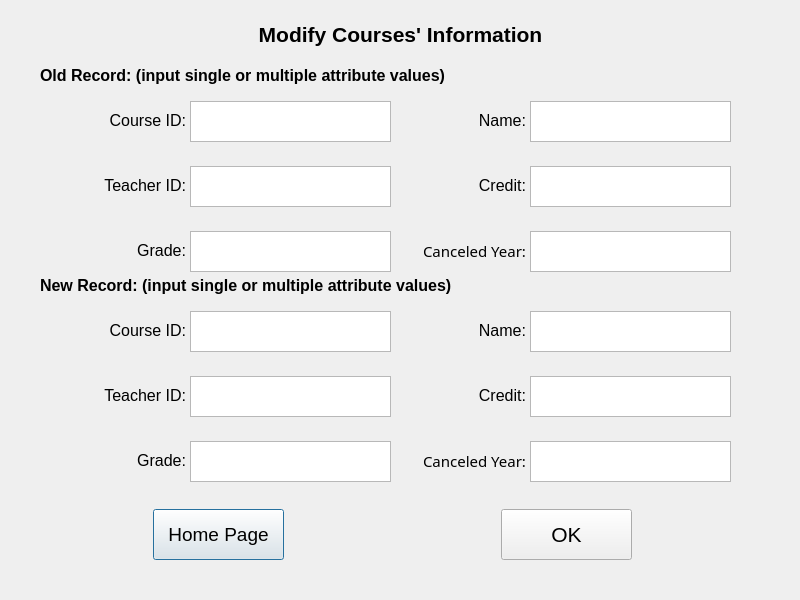
<?xml version="1.0" encoding="UTF-8"?>
<ui version="4.0">
 <class>Course_Modify</class>
 <widget class="QDialog" name="Course_Modify">
  <property name="geometry">
   <rect>
    <x>0</x>
    <y>0</y>
    <width>800</width>
    <height>600</height>
   </rect>
  </property>
  <property name="windowTitle">
   <string>Dialog</string>
  </property>
  <property name="styleSheet">
   <string notr="true">#Course_Modify{background-image: url(:/picture/bgp8.png);}</string>
  </property>
  <widget class="QPushButton" name="home">
   <property name="geometry">
    <rect>
     <x>153</x>
     <y>509</y>
     <width>131</width>
     <height>51</height>
    </rect>
   </property>
   <property name="font">
    <font>
     <pointsize>14</pointsize>
    </font>
   </property>
   <property name="text">
    <string>Home Page</string>
   </property>
  </widget>
  <widget class="QPushButton" name="ok">
   <property name="geometry">
    <rect>
     <x>501</x>
     <y>509</y>
     <width>131</width>
     <height>51</height>
    </rect>
   </property>
   <property name="font">
    <font>
     <pointsize>16</pointsize>
    </font>
   </property>
   <property name="text">
    <string>OK</string>
   </property>
  </widget>
  <widget class="QTextEdit" name="input_new_name">
   <property name="geometry">
    <rect>
     <x>530</x>
     <y>311</y>
     <width>201</width>
     <height>41</height>
    </rect>
   </property>
   <property name="font">
    <font>
     <family>Arial</family>
     <pointsize>12</pointsize>
    </font>
   </property>
  </widget>
  <widget class="QTextEdit" name="input_new_credit">
   <property name="geometry">
    <rect>
     <x>530</x>
     <y>376</y>
     <width>201</width>
     <height>41</height>
    </rect>
   </property>
   <property name="font">
    <font>
     <family>Arial</family>
     <pointsize>12</pointsize>
    </font>
   </property>
  </widget>
  <widget class="QLabel" name="label_new_tea_id">
   <property name="geometry">
    <rect>
     <x>75</x>
     <y>385</y>
     <width>111</width>
     <height>21</height>
    </rect>
   </property>
   <property name="font">
    <font>
     <pointsize>12</pointsize>
    </font>
   </property>
   <property name="text">
    <string>Teacher ID:</string>
   </property>
   <property name="alignment">
    <set>Qt::AlignRight|Qt::AlignTrailing|Qt::AlignVCenter</set>
   </property>
  </widget>
  <widget class="QTextEdit" name="input_new_grade">
   <property name="geometry">
    <rect>
     <x>190</x>
     <y>441</y>
     <width>201</width>
     <height>41</height>
    </rect>
   </property>
   <property name="font">
    <font>
     <family>Arial</family>
     <pointsize>12</pointsize>
    </font>
   </property>
  </widget>
  <widget class="QLabel" name="label_old_credit">
   <property name="geometry">
    <rect>
     <x>395</x>
     <y>175</y>
     <width>131</width>
     <height>21</height>
    </rect>
   </property>
   <property name="font">
    <font>
     <pointsize>12</pointsize>
    </font>
   </property>
   <property name="text">
    <string>Credit:</string>
   </property>
   <property name="alignment">
    <set>Qt::AlignRight|Qt::AlignTrailing|Qt::AlignVCenter</set>
   </property>
  </widget>
  <widget class="QTextEdit" name="input_old_name">
   <property name="geometry">
    <rect>
     <x>530</x>
     <y>101</y>
     <width>201</width>
     <height>41</height>
    </rect>
   </property>
   <property name="font">
    <font>
     <family>Arial</family>
     <pointsize>12</pointsize>
    </font>
   </property>
  </widget>
  <widget class="QLabel" name="label_old_grade">
   <property name="geometry">
    <rect>
     <x>45</x>
     <y>240</y>
     <width>141</width>
     <height>21</height>
    </rect>
   </property>
   <property name="font">
    <font>
     <pointsize>12</pointsize>
    </font>
   </property>
   <property name="text">
    <string>Grade:</string>
   </property>
   <property name="alignment">
    <set>Qt::AlignRight|Qt::AlignTrailing|Qt::AlignVCenter</set>
   </property>
  </widget>
  <widget class="QLabel" name="label_new_canceled_year">
   <property name="geometry">
    <rect>
     <x>395</x>
     <y>450</y>
     <width>131</width>
     <height>21</height>
    </rect>
   </property>
   <property name="font">
    <font>
     <family>SimSun-ExtB</family>
     <pointsize>11</pointsize>
    </font>
   </property>
   <property name="text">
    <string>Canceled Year:</string>
   </property>
   <property name="alignment">
    <set>Qt::AlignRight|Qt::AlignTrailing|Qt::AlignVCenter</set>
   </property>
  </widget>
  <widget class="QLabel" name="label_old_canceled_year">
   <property name="geometry">
    <rect>
     <x>395</x>
     <y>240</y>
     <width>131</width>
     <height>21</height>
    </rect>
   </property>
   <property name="font">
    <font>
     <family>SimSun-ExtB</family>
     <pointsize>11</pointsize>
    </font>
   </property>
   <property name="text">
    <string>Canceled Year:</string>
   </property>
   <property name="alignment">
    <set>Qt::AlignRight|Qt::AlignTrailing|Qt::AlignVCenter</set>
   </property>
  </widget>
  <widget class="QTextEdit" name="input_old_tea_id">
   <property name="geometry">
    <rect>
     <x>190</x>
     <y>166</y>
     <width>201</width>
     <height>41</height>
    </rect>
   </property>
   <property name="font">
    <font>
     <family>Arial</family>
     <pointsize>12</pointsize>
    </font>
   </property>
  </widget>
  <widget class="QTextEdit" name="input_new_tea_id">
   <property name="geometry">
    <rect>
     <x>190</x>
     <y>376</y>
     <width>201</width>
     <height>41</height>
    </rect>
   </property>
   <property name="font">
    <font>
     <family>Arial</family>
     <pointsize>12</pointsize>
    </font>
   </property>
  </widget>
  <widget class="QLabel" name="old_label">
   <property name="geometry">
    <rect>
     <x>40</x>
     <y>60</y>
     <width>601</width>
     <height>31</height>
    </rect>
   </property>
   <property name="font">
    <font>
     <pointsize>12</pointsize>
     <weight>75</weight>
     <bold>true</bold>
    </font>
   </property>
   <property name="text">
    <string>Old Record: (input single or multiple attribute values)</string>
   </property>
  </widget>
  <widget class="QLabel" name="title">
   <property name="geometry">
    <rect>
     <x>175</x>
     <y>4</y>
     <width>451</width>
     <height>61</height>
    </rect>
   </property>
   <property name="font">
    <font>
     <pointsize>16</pointsize>
     <weight>75</weight>
     <bold>true</bold>
    </font>
   </property>
   <property name="text">
    <string>Modify Courses' Information</string>
   </property>
   <property name="alignment">
    <set>Qt::AlignCenter</set>
   </property>
  </widget>
  <widget class="QLabel" name="label_old_tea_id">
   <property name="geometry">
    <rect>
     <x>75</x>
     <y>175</y>
     <width>111</width>
     <height>21</height>
    </rect>
   </property>
   <property name="font">
    <font>
     <pointsize>12</pointsize>
    </font>
   </property>
   <property name="text">
    <string>Teacher ID:</string>
   </property>
   <property name="alignment">
    <set>Qt::AlignRight|Qt::AlignTrailing|Qt::AlignVCenter</set>
   </property>
  </widget>
  <widget class="QTextEdit" name="input_old_canceled_year">
   <property name="geometry">
    <rect>
     <x>530</x>
     <y>231</y>
     <width>201</width>
     <height>41</height>
    </rect>
   </property>
   <property name="font">
    <font>
     <family>Arial</family>
     <pointsize>12</pointsize>
    </font>
   </property>
  </widget>
  <widget class="QTextEdit" name="input_new_cou_id">
   <property name="geometry">
    <rect>
     <x>190</x>
     <y>311</y>
     <width>201</width>
     <height>41</height>
    </rect>
   </property>
   <property name="font">
    <font>
     <family>Arial</family>
     <pointsize>12</pointsize>
    </font>
   </property>
  </widget>
  <widget class="QLabel" name="label_new_name">
   <property name="geometry">
    <rect>
     <x>415</x>
     <y>320</y>
     <width>111</width>
     <height>21</height>
    </rect>
   </property>
   <property name="font">
    <font>
     <pointsize>12</pointsize>
    </font>
   </property>
   <property name="text">
    <string>Name:</string>
   </property>
   <property name="alignment">
    <set>Qt::AlignRight|Qt::AlignTrailing|Qt::AlignVCenter</set>
   </property>
  </widget>
  <widget class="QTextEdit" name="input_old_credit">
   <property name="geometry">
    <rect>
     <x>530</x>
     <y>166</y>
     <width>201</width>
     <height>41</height>
    </rect>
   </property>
   <property name="font">
    <font>
     <family>Arial</family>
     <pointsize>12</pointsize>
    </font>
   </property>
  </widget>
  <widget class="QLabel" name="new_label">
   <property name="geometry">
    <rect>
     <x>40</x>
     <y>270</y>
     <width>611</width>
     <height>31</height>
    </rect>
   </property>
   <property name="font">
    <font>
     <pointsize>12</pointsize>
     <weight>75</weight>
     <bold>true</bold>
    </font>
   </property>
   <property name="text">
    <string>New Record: (input single or multiple attribute values)</string>
   </property>
  </widget>
  <widget class="QLabel" name="label_new_credit">
   <property name="geometry">
    <rect>
     <x>395</x>
     <y>385</y>
     <width>131</width>
     <height>21</height>
    </rect>
   </property>
   <property name="font">
    <font>
     <pointsize>12</pointsize>
    </font>
   </property>
   <property name="text">
    <string>Credit:</string>
   </property>
   <property name="alignment">
    <set>Qt::AlignRight|Qt::AlignTrailing|Qt::AlignVCenter</set>
   </property>
  </widget>
  <widget class="QLabel" name="label_new_cou_id">
   <property name="geometry">
    <rect>
     <x>75</x>
     <y>320</y>
     <width>111</width>
     <height>21</height>
    </rect>
   </property>
   <property name="font">
    <font>
     <pointsize>12</pointsize>
    </font>
   </property>
   <property name="text">
    <string>Course ID:</string>
   </property>
   <property name="alignment">
    <set>Qt::AlignRight|Qt::AlignTrailing|Qt::AlignVCenter</set>
   </property>
  </widget>
  <widget class="QLabel" name="label_old_name">
   <property name="geometry">
    <rect>
     <x>415</x>
     <y>110</y>
     <width>111</width>
     <height>21</height>
    </rect>
   </property>
   <property name="font">
    <font>
     <pointsize>12</pointsize>
    </font>
   </property>
   <property name="text">
    <string>Name:</string>
   </property>
   <property name="alignment">
    <set>Qt::AlignRight|Qt::AlignTrailing|Qt::AlignVCenter</set>
   </property>
  </widget>
  <widget class="QTextEdit" name="input_old_grade">
   <property name="geometry">
    <rect>
     <x>190</x>
     <y>231</y>
     <width>201</width>
     <height>41</height>
    </rect>
   </property>
   <property name="font">
    <font>
     <family>Arial</family>
     <pointsize>12</pointsize>
    </font>
   </property>
  </widget>
  <widget class="QTextEdit" name="input_old_cou_id">
   <property name="geometry">
    <rect>
     <x>190</x>
     <y>101</y>
     <width>201</width>
     <height>41</height>
    </rect>
   </property>
   <property name="font">
    <font>
     <family>Arial</family>
     <pointsize>12</pointsize>
    </font>
   </property>
  </widget>
  <widget class="QTextEdit" name="input_new_canceled_year">
   <property name="geometry">
    <rect>
     <x>530</x>
     <y>441</y>
     <width>201</width>
     <height>41</height>
    </rect>
   </property>
   <property name="font">
    <font>
     <family>Arial</family>
     <pointsize>12</pointsize>
    </font>
   </property>
  </widget>
  <widget class="QLabel" name="label_old_cou_id">
   <property name="geometry">
    <rect>
     <x>75</x>
     <y>110</y>
     <width>111</width>
     <height>21</height>
    </rect>
   </property>
   <property name="font">
    <font>
     <pointsize>12</pointsize>
    </font>
   </property>
   <property name="text">
    <string>Course ID:</string>
   </property>
   <property name="alignment">
    <set>Qt::AlignRight|Qt::AlignTrailing|Qt::AlignVCenter</set>
   </property>
  </widget>
  <widget class="QLabel" name="label_new_grade">
   <property name="geometry">
    <rect>
     <x>45</x>
     <y>450</y>
     <width>141</width>
     <height>21</height>
    </rect>
   </property>
   <property name="font">
    <font>
     <pointsize>12</pointsize>
    </font>
   </property>
   <property name="text">
    <string>Grade:</string>
   </property>
   <property name="alignment">
    <set>Qt::AlignRight|Qt::AlignTrailing|Qt::AlignVCenter</set>
   </property>
  </widget>
 </widget>
 <resources/>
 <connections/>
</ui>
